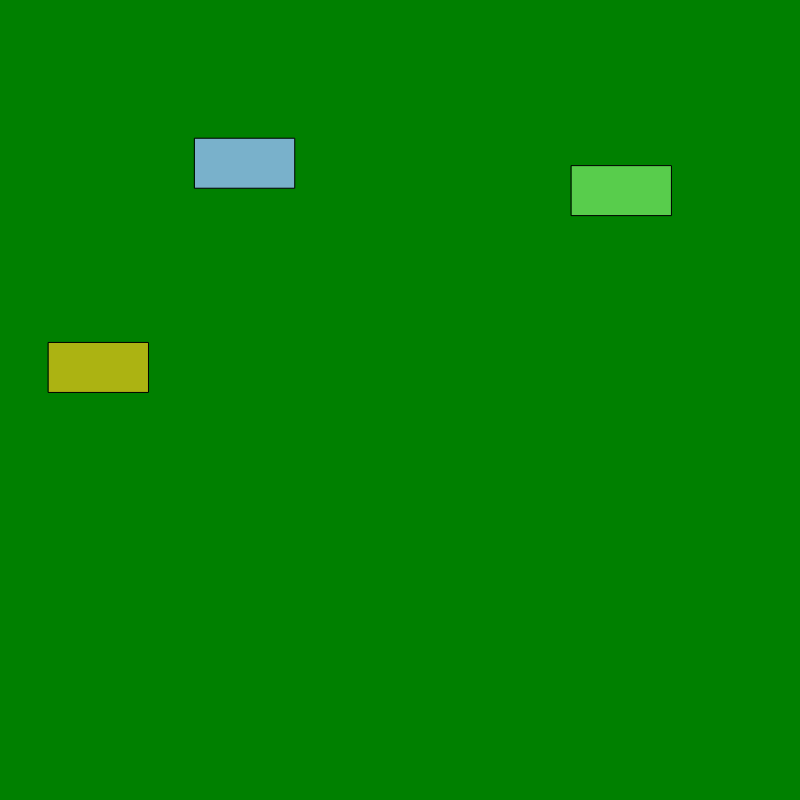
Frame 1 (no input)
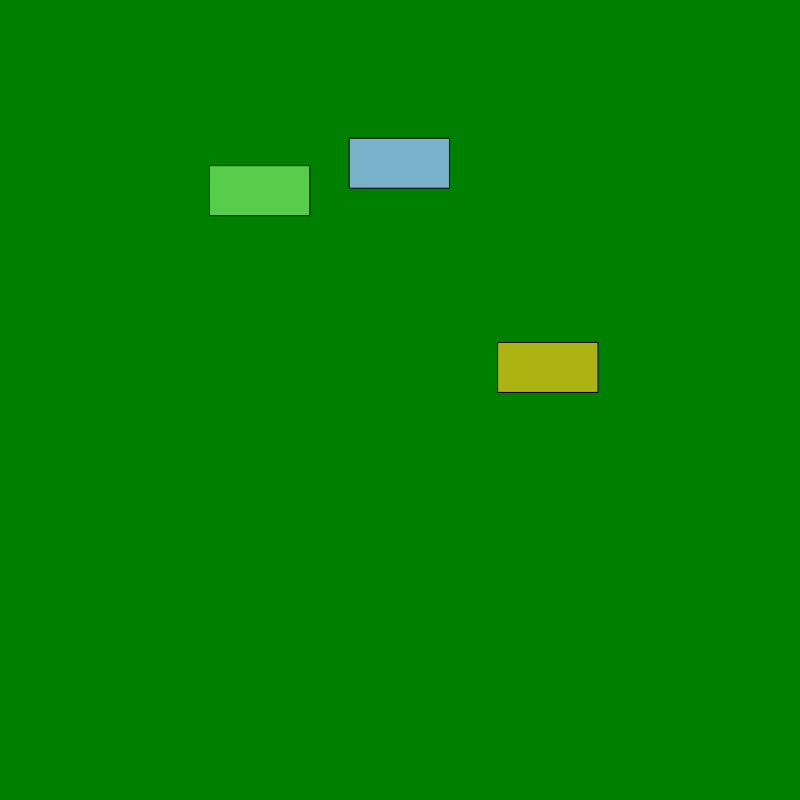
Frame 60 (no input)
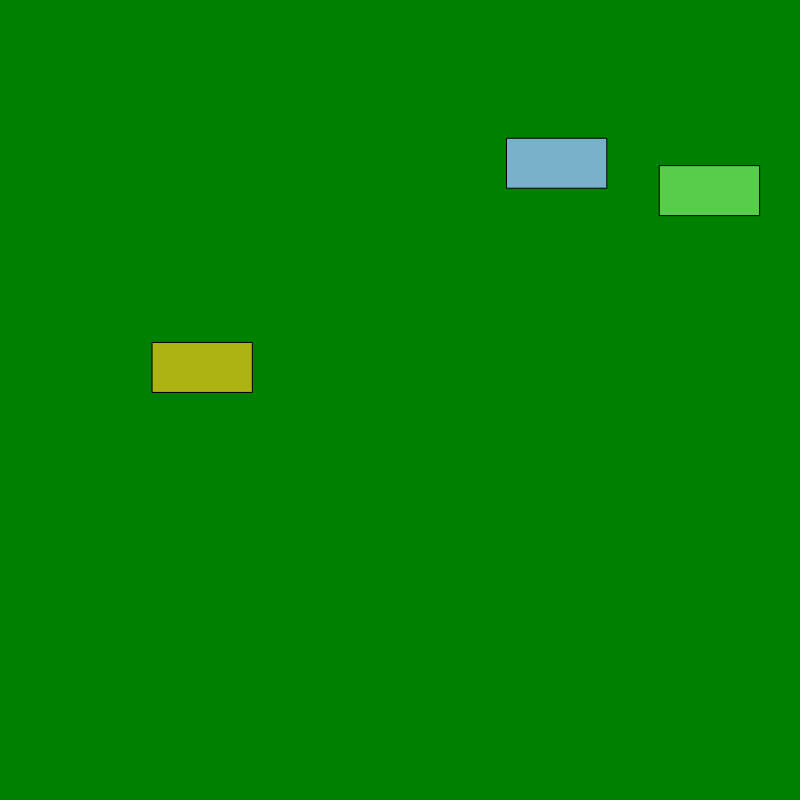
Frame 120 (the mouse pressed at the canvas centre since frame 60)

The p5.js sketch that drew these frames (run headless with seeded random() and noise() and a simulated clock; from frame 60 on, the mouse is pressed at the canvas centre):

// p5.js sketch
// ── sketch.js
var myCar ;
var myCar2 ;
var myCar3 ;

function setup() {
  // put setup code here
  createCanvas(800, 800);
  myCar = new Car () ;
  myCar2 = new Car () ;
  myCar3 = new Car () ;
}

function draw() {
  // put drawing code here
  background('green');

  myCar.display();
  myCar.drive();

  myCar2.display();
  myCar2.drive();

  myCar3.display();
  myCar3.drive();
}

function Car()  {
//attributes
  this.x = random(width);
  this.y = random(height);
  this.v = random(10); //velocity
  this.r = random(255); //color
  this.g = random(255);
  this.b = random(255);

//methods
  this.display = function() {
    fill(this.r, this.g, this.b);
    rect(this.x, this.y, 100, 50);
  }

  this.drive = function() {
    this.x = this.x + this.v;
    if (this.x > width) this.x = 0;
  }
}
